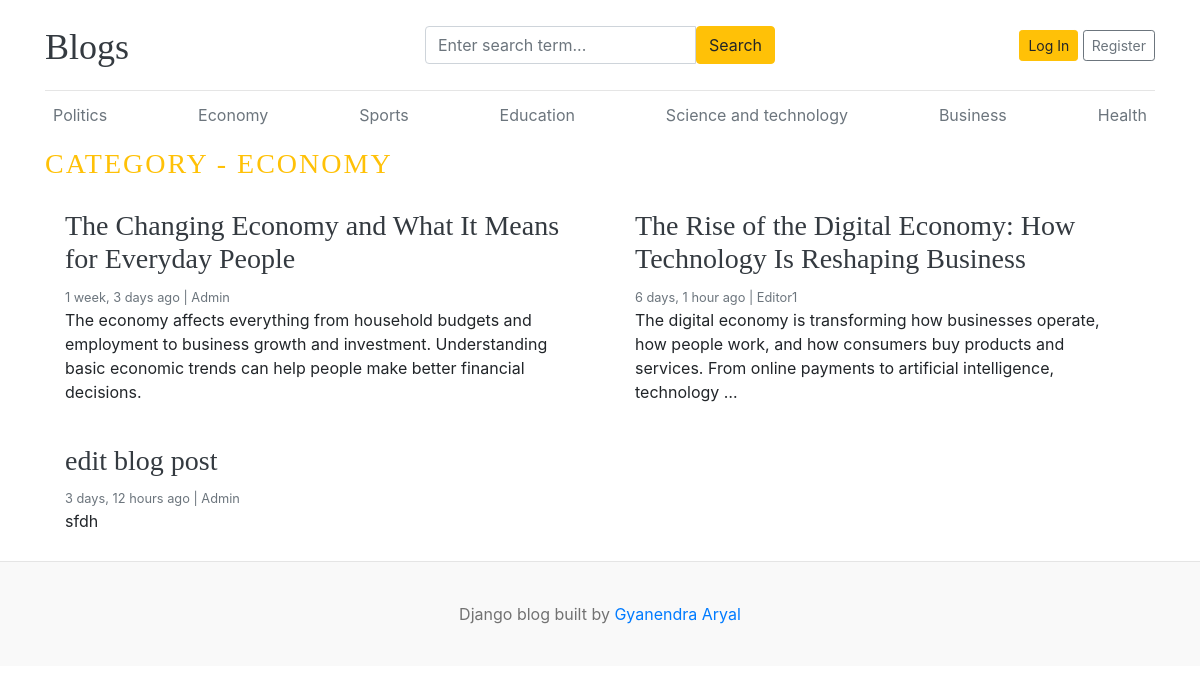
Page /category/2/ on the earlier database version.
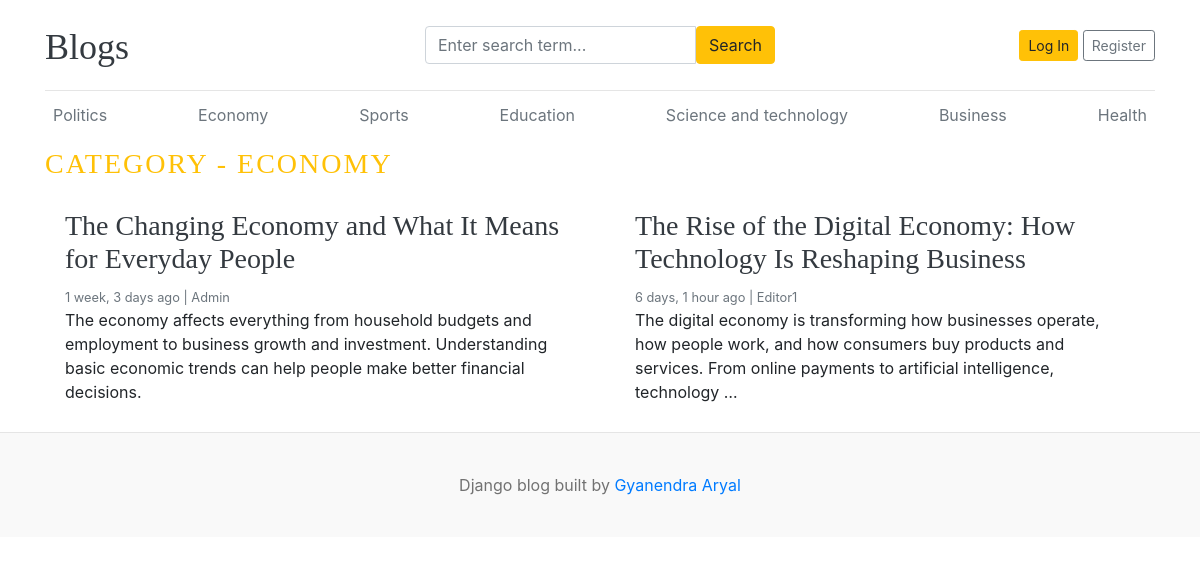
Same page on the later database version.
### blogs/models.py (models this page shows)
class Category(models.Model):
    id = models.BigAutoField(primary_key=True)
    category_name = models.CharField(max_length=100, unique=True)
    created_at = models.DateTimeField(auto_now_add=True)
    updated_at = models.DateTimeField(auto_now=True)
    class Meta:
        verbose_name_plural = "categories"
    def __str__(self):
        return self.category_name

class Blog(models.Model):
    STATUS_CHOICES = [
        ("Draft", "DRAFT"),
        ("Published", "PUBLISHED"),
    ]
    id = models.BigAutoField(primary_key=True)
    title = models.CharField(max_length=100)
    slug = models.SlugField(max_length=150, unique=True, blank=True)
    category = models.ForeignKey(Category, on_delete=models.CASCADE)
    author = models.ForeignKey(User, on_delete=models.CASCADE)
    featured_image = models.ImageField(upload_to="uploads/%Y/%m/%d")
    short_description = models.TextField()
    blog_body = models.TextField()
    status = models.CharField(choices=STATUS_CHOICES, default="Draft", max_length=20)
    is_featured = models.BooleanField(default=False)
    created_at = models.DateTimeField(auto_now_add=True)
    updated_at = models.DateTimeField(auto_now=True)
    def __str__(self):
        return self.title

### blogs/views.py (the view)
# urls.py: path("<int:id>/", views.posts_by_category, name="posts_by_category"),
def posts_by_category(request, id):
    posts = Blog.objects.filter(status="Published", category=id)
    print(id, posts)
    category = get_object_or_404(Category, id=id)
    context = {"posts": posts, "category": category}
    return render(request, "post_by_category.html", context)

### blogs/context_processors.py (called while the page is built)
def get_categories(request):
    categories = Category.objects.all()
    return dict(categories=categories)

def get_social_links(request):
    social_links = SocialLink.objects.all()
    return dict(social_links=social_links)

### templates/post_by_category.html
{% extends "base.html" %}
{% block content %}
<h3 class = "text-uppercase text-warning" style = "letter-spacing: 2px;">Category - {{category}} </h3>
  <div class="row mb-2">
    {% if posts %}
    {% for post in posts %}
    <div class="col-md-6">
      <div class="card border-0" >
        <div class="card-body">
          <h3><a href="{% url 'blogs' post.slug%}" class = "text-dark">{{post.title}} </a></h3>
          <small class="mb-1 text-muted">{{post.created_at | timesince}} ago | <span class = "text-capitalize">{{post.author}}</span> </small>
          <p class="card-text">{{post.short_description | truncatewords:25}} </p>
        </div>
      </div>
    </div>
    {% endfor %}
    {% else %}
    <p class = "text-center">No posts Found</p>
    {% endif %}
  </div>
</div>
{% endblock content %}

### templates/base.html (shortened to what this page needs)
{%load static%}
<!DOCTYPE html>
<html lang="en">
<head>
    <link href="https://getbootstrap.com/docs/4.0/dist/css/bootstrap.min.css" rel="stylesheet">
    <link href="{% static 'css/blog.css'%}" rel="stylesheet">
    <link rel="stylesheet" href="https://cdnjs.cloudflare.com/ajax/libs/font-awesome/4.7.0/css/font-awesome.min.css">
  </head>
<body>
    <div class="container">
      <header class="blog-header py-3">
        <div class="row flex-nowrap justify-content-between align-items-center">
          <div class="col-4 pt-1">
            <a class="blog-header-logo text-dark" href="/">Blogs</a>
          </div>
          <div class = "col-4">
            <form action="{% url "search" %}" method="GET">
                <div class="input-group">
                    <input class="form-control" name="keyword" value="{{ keyword }}" type="text" placeholder="Enter search term...">
                    <button type="submit" class="btn btn-warning " id="button-search">Search</button>
                </div>
            </form>
          </div>
          <div class="col-4 d-flex justify-content-end align-items-center">
            {% if not user.is_authenticated %}
            <a class="btn btn-sm btn-warning" href="{% url "login"%}">Log In</a> &nbsp;
            <a class="btn btn-sm btn-outline-secondary" href="{% url 'register'%}">Register</a>
            {% endif %}
          </div>
        </div>
      </header>
      <div class="nav-scroller py-1 mb-2">
        <nav class="nav d-flex justify-content-between">
            {% for cat in categories%}
          <a class="p-2 text-muted" href="{% url 'posts_by_category' cat.id %} ">{{cat}}</a>
          {% endfor %}
        </nav>
      </div>
{% block content %}
{% endblock content %}
<footer class="blog-footer">
    <p>Django blog built by <a href="#">Gyanendra Aryal</a></p>
</footer>
</body>
</html>

Differences in the rows shown:
removed Blog: title "edit blog post", created_at "3 days, 12 hours", author "Admin", short_description "sfdh"
